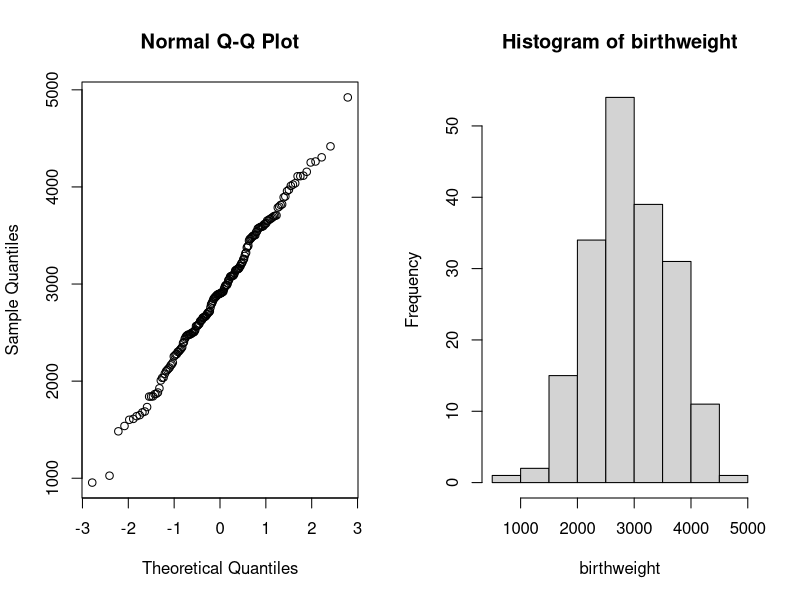
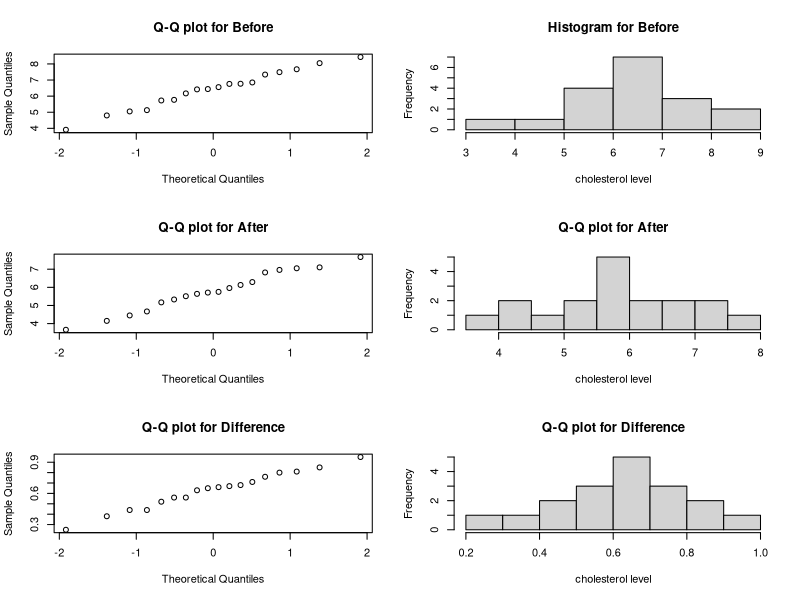
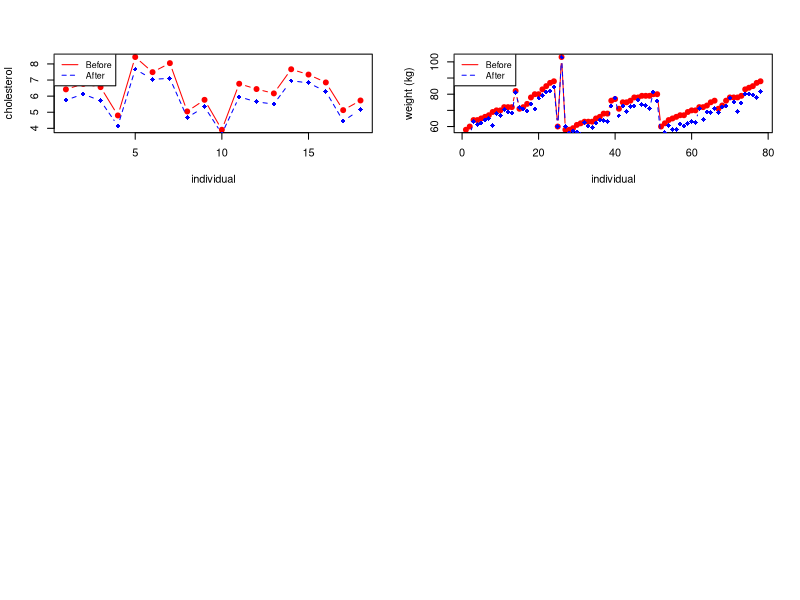
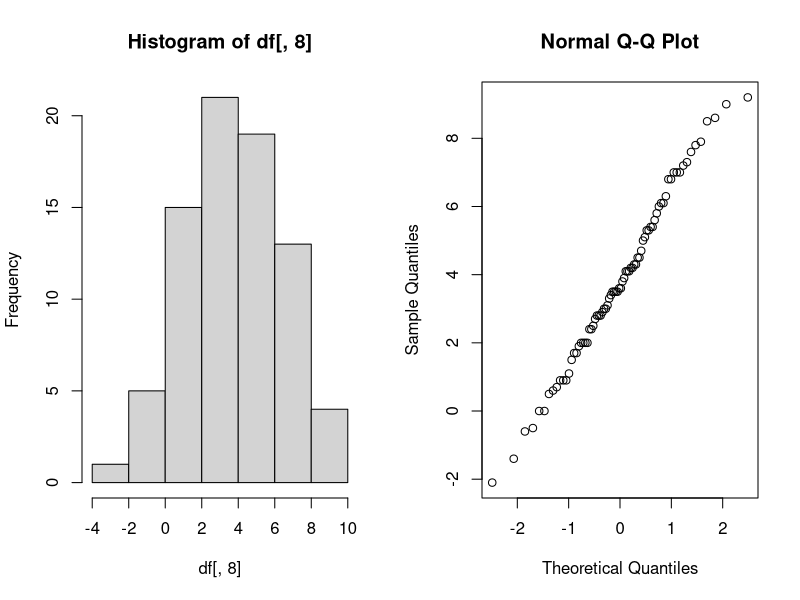
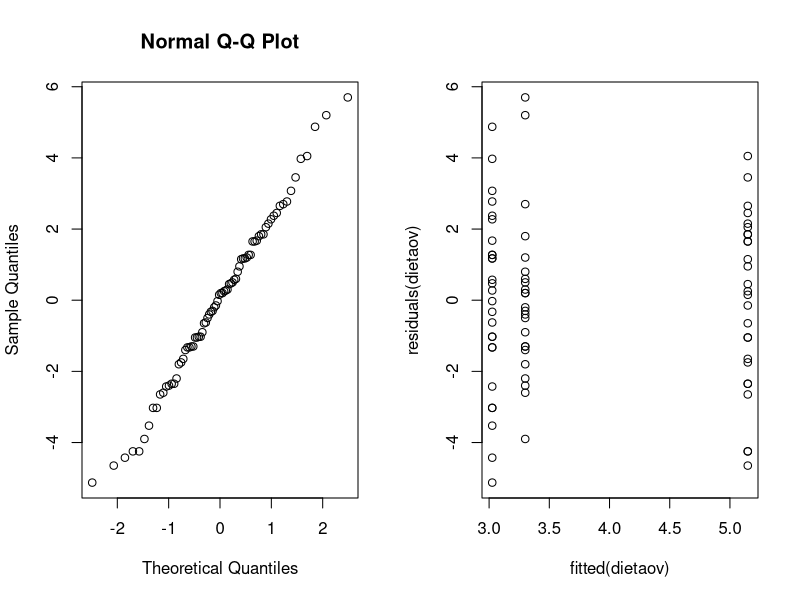
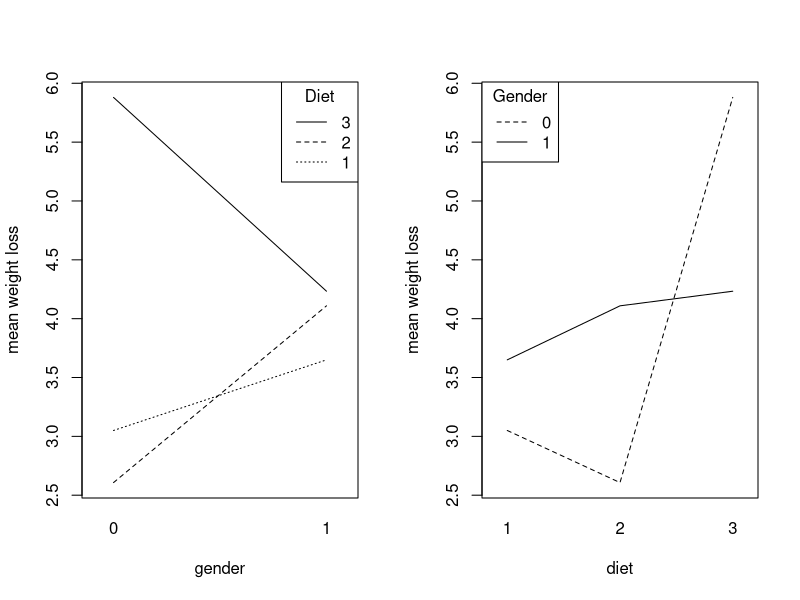
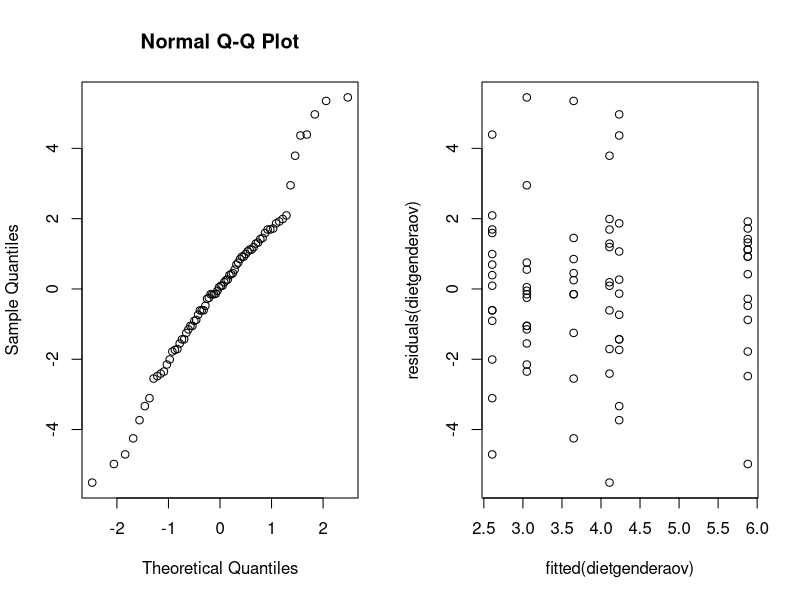
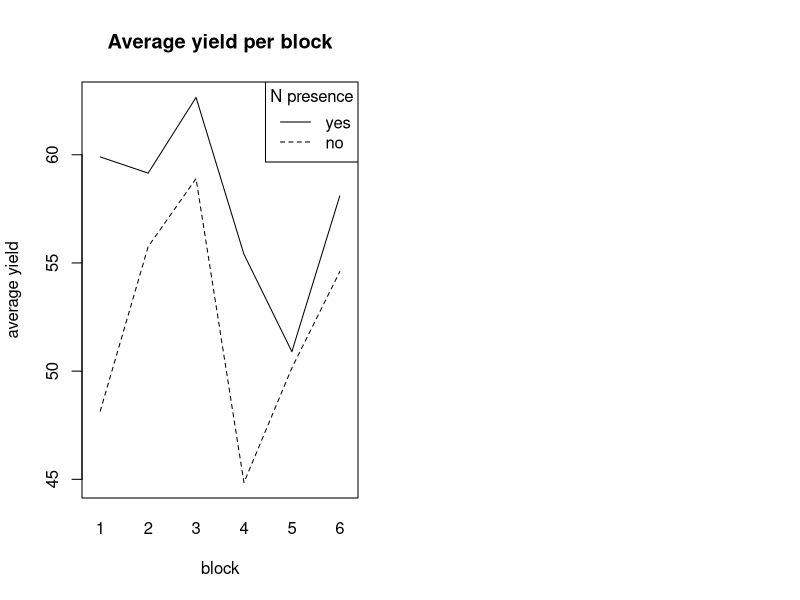

Write the R code that produced these figures, in order.
## ---- chunk 1
# set up global R options
options(digits = 3)

# set up knitr global chunk options
knitr::opts_chunk$set(fig.height = 3)
## ---- chunk 2
birthweight <- readLines("data/birthweight.txt")
birthweight <- as.double(birthweight[2:length(birthweight)])
birthweight

birthweight_mean <- mean(birthweight)
## ---- chunk 3
par(mfrow=c(1,2))
qqnorm(y = birthweight)
hist(birthweight)
## ---- chunk 4
t.test(birthweight, conf.level = 0.96)
## ---- chunk 5
s = sd(birthweight) # 698
t_02 = qt(1-0.02,df=188-1) # 2.07
(n = (t_02 * s / 50)^2)
## ---- chunk 6
B <- 1000; alpha <- 0.04; T_star <- numeric(B)

for(i in 1:B) {
  X_star <- sample(birthweight, replace = TRUE)
  T_star[i] <- mean(X_star)
}

T_star_q2 <- quantile(T_star, alpha/2)
T_star_q98 <- quantile(T_star, 1 - alpha/2)

c(2*birthweight_mean - T_star_q98, 2*birthweight_mean - T_star_q2)
## ---- chunk 7
t.test(birthweight, alternative = "greater", mu=2800)
## ---- chunk 8
greater_weight <- as.integer(birthweight > 2800)
binom.test(sum(greater_weight), length(greater_weight), p=0.5, alt="g")
## ---- chunk 9
B=1000; n=188 ; mu = 2900; stdev = sd(birthweight);
psign=numeric(B)
pttest=numeric(B)
for(i in 1:B) {
  x=rnorm(n, mean=mu, sd=stdev)
  pttest[i]=t.test(x, alternative = "g", mu=2800)[[3]]
  psign[i]=binom.test(sum(x>2800), n, p=0.5)[[3]]
}
## ---- chunk 10
c(sum(pttest<0.05)/B, sum(psign<0.05)/B)
## ---- chunk 11

## ---- chunk 12
prop.test(c(61, 65), c(95, 93))
## ---- chunk 13
df <- as.data.frame(read.table("data/cholesterol.txt", header=TRUE))
head(df)
## ---- chunk 14
# par(mfrow=c(2, 2))
# hist(df[, 1], main="Before", xlab="cholesterol level")
# hist(df[, 2], main="After", xlab="cholesterol level")
# qqnorm(df[, 1])
# qqnorm(df[, 2])
par(mfrow=c(3, 2))

qqnorm(df[, 1], main="Q-Q plot for Before")
hist(df[, 1], main="Histogram for Before", xlab="cholesterol level")

qqnorm(df[, 2], main="Q-Q plot for After")
hist(df[, 2], xlab="cholesterol level", main="Q-Q plot for After")

qqnorm(df[, 1] - df[, 2], main="Q-Q plot for Difference")
hist(df[, 1] - df[, 2], xlab="cholesterol level", main="Q-Q plot for Difference")
## ---- chunk 15
# Create a first line
plot(1:length(df[, 1]), df[, 1], type = "b", pch=19, col = "red", xlab = "individual", ylab = "cholesterol")
lines(1:length(df[, 2]), df[, 2], pch=18, col = "blue", type = "b", lty=2)
legend("topleft", legend=c("Before", "After"), col=c("red", "blue"), lty = 1:2, cex=0.8)
## ---- chunk 16
cor.test(df[, 1], df[, 2], method="pearson")
## ---- chunk 17
t.test(df[, 1], df[, 2], paired=TRUE)
## ---- chunk 18
diff_mean <- function(x, y) {
  return(mean(x-y))
}

stats <- diff_mean(df[, 1], df[, 2])

B <- 1000; t_star <- numeric(B)

for (i in 1:B) {
  diff_star <- t(apply(cbind(df[, 1], df[, 2]), 1, sample))
  t_star[i] <- diff_mean(diff_star[, 1], diff_star[, 2])
}

pl <- sum(t_star < stats) / B
pr <- sum(t_star > stats) / B

(p <- 2*min(pl, pr))
## ---- chunk 19
mu <- mean(df[, 2])
s <- sd(df[, 2])
## ---- chunk 20
theta_hat <- 2*mu - 3
# print(paste("theta_hat =", theta_hat))
## ---- chunk 21
alpha <- 0.05

n <- length(df[, 2])
t_alpha <- qt(1 - alpha/2, df=n)
theta_l <- theta_hat - t_alpha*s/sqrt(n)
theta_r <- theta_hat + t_alpha*s/sqrt(n)

c(theta_l, theta_r)
## ---- chunk 22
t <- max(df[, 2]); n <- length(df[, 2])

for (theta in 3:12) {
  B <- 1000
  t_star <- numeric(B)
  
  for (i in 1:B) {
    x_star <- runif(n, min = 3, max = theta)
    t_star[i] <- max(x_star)
  }
  
  pl <- sum(t_star < t)/B
  pr <- sum(t_star > t)/B
  
  p <- 2* min(pl, pr)
  print(paste("Theta =", theta, ", ", p))
}
## ---- chunk 23
ks.test(df[, 2], runif(100000, min = 3, max = 8))
## ---- chunk 24
less_chol <- as.integer(df[, 2] < 6)
binom.test(sum(less_chol), length(less_chol), p=0.5, alt="g")
## ---- chunk 25
less_chol <- as.integer(df[, 2] < 4.5)
binom.test(sum(less_chol),length(less_chol),p=0.25, alt="l")
## ---- chunk 26
df <- as.data.frame(read.table("data/diet.txt", header=TRUE))
df["weight.lost"] <- df["preweight"] - df["weight6weeks"]
head(df)
## ---- chunk 27
plot(1:length(df[,5]), df[,5], type = "b", pch=19, col = "red", xlab = "individual", ylab = "weight (kg)")
lines(1:length(df[,7]), df[,7], pch=18, col = "blue", type = "b", lty=2)
legend("topleft", legend=c("Before", "After"), col=c("red", "blue"), lty = 1:2, cex=0.8)
## ---- chunk 28
t.test(df[,5], df[,7], paired=TRUE)
## ---- chunk 29
par(mfrow=c(1, 2))
hist(df[,8])
qqnorm(df[,8])
## ---- chunk 30
df$diet <- as.factor(df$diet)
dietaov=lm(weight.lost~diet,data=df)
anova(dietaov)
summary(dietaov)
## ---- chunk 31
par(mfrow=c(1,2))
qqnorm(residuals(dietaov))
plot(fitted(dietaov), residuals(dietaov))
## ---- chunk 32
kruskal.test(df$weight.lost, df$diet)
## ---- chunk 33
df$gender <- as.factor(df$gender)
dietgenderaov <- lm(weight.lost~gender*diet,data=df)
anova(dietgenderaov)
## ---- chunk 34
summary(dietgenderaov)
## ---- chunk 35
par(mfrow=c(1, 2))
interaction.plot(df$gender, df$diet, df$weight.lost, legend=FALSE, xlab = "gender", ylab = "mean weight loss")
legend("topright", c("3", "2", "1"), title="Diet", lwd=1, lty=c(1, 2, 3))

interaction.plot(df$diet, df$gender, df$weight.lost, legend=FALSE, xlab = "diet", ylab = "mean weight loss")
legend("topleft", c("0", "1"), title="Gender", lwd=1, lty=c(2, 1))
## ---- chunk 36
par(mfrow=c(1, 2))
qqnorm(residuals(dietgenderaov))
plot(fitted(dietgenderaov), residuals(dietgenderaov))
## ---- chunk 37
c(dietaov$coefficients[1], 
  dietaov$coefficients[1] + dietaov$coefficients[2], 
  dietaov$coefficients[1] + dietaov$coefficients[3])
## ---- chunk 38
require("MASS")
## ---- chunk 39
B <- 6; P <- 4; T <- 3

process <- c()
for (i in 1:B) {
  block <- c()
  for (tr in 1:T) {
    block <- cbind(block, as.numeric(sample(1:P) > 2))
  }
  process <- rbind(process, block)
}

process <- t(process)
rownames(process) <- c("N", "P", "K")
colnames(process) <- paste0(rep(1:6, each=4), paste0(".", rep(1:4, 6)))
process
## ---- chunk 40
interaction.plot(npk$block, npk$N, npk$yield, ylab='average yield', xlab='block', main='Average yield per block', legend=FALSE)
legend("topright", c("yes", "no"), title="N presence", lwd=1, lty=c(1, 2))
## ---- chunk 41
n_block_lm <- lm(yield~block*N, data=npk)
anova(n_block_lm)
## ---- chunk 42
summary(n_block_lm)
## ---- chunk 43
lm <- lm(yield~block+N, data=npk)
anova(lm)
## ---- chunk 44
par(mfrow=c(1, 2))
qqnorm(residuals(lm))
plot(fitted(lm), residuals(lm))
## ---- chunk 45
npklm1 <- lm(yield~P + K + block*N, data=npk)
npklm2 <- lm(yield~N + K + block*P, data=npk)
npklm3 <- lm(yield~N + P + block*K, data=npk)
npklm4 <- lm(yield~block + N + P + K, data=npk)
## ---- chunk 46
anova(npklm1)
## ---- chunk 47
anova(npklm2)
## ---- chunk 48
anova(npklm3)
## ---- chunk 49
anova(npklm4)
## ---- chunk 50
par(mfrow=c(1, 2))
qqnorm(residuals(npklm4))
plot(fitted(npklm4), residuals(npklm4))
## ---- chunk 51
require(lme4)
npklmer <- lmer(yield~N+(1|block), REML=FALSE, data=npk)
npklmer1 <- lmer(yield~(1|block), REML=FALSE, data=npk)
anova(npklmer1, npklmer)
